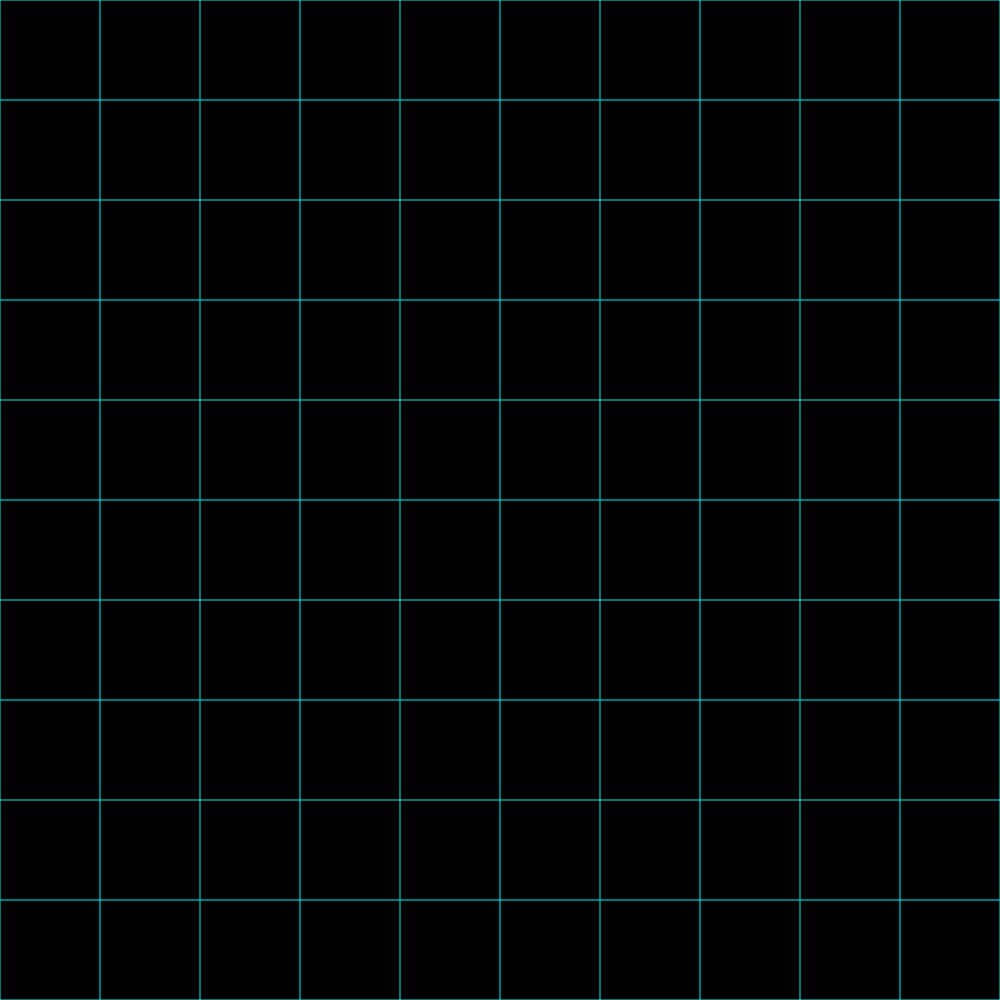
Frame 1 (no input)
Frame 60 (no input): identical to frame 1, image omitted
Frame 120 (the mouse pressed at the canvas centre since frame 60): identical to frame 1, image omitted

The p5.js sketch that drew this single still picture (run headless with seeded random() and noise() and a simulated clock; from frame 60 on, the mouse is pressed at the canvas centre):

// p5.js sketch
// ── sketch.js
function setup() {
  createCanvas(1000, 1000)
  const center = {x: 500, y: 500}
}
function draw() {
    background(0)
    stroke(3, 236, 252)
    for (let y = 0; y <= 1000; y+=100) {
      line(0, y, 1000, y)    

    }
    for (let x = 0; x <= 1000; x+=100) {
      line(x, 0, x, 1000)
    }
}
